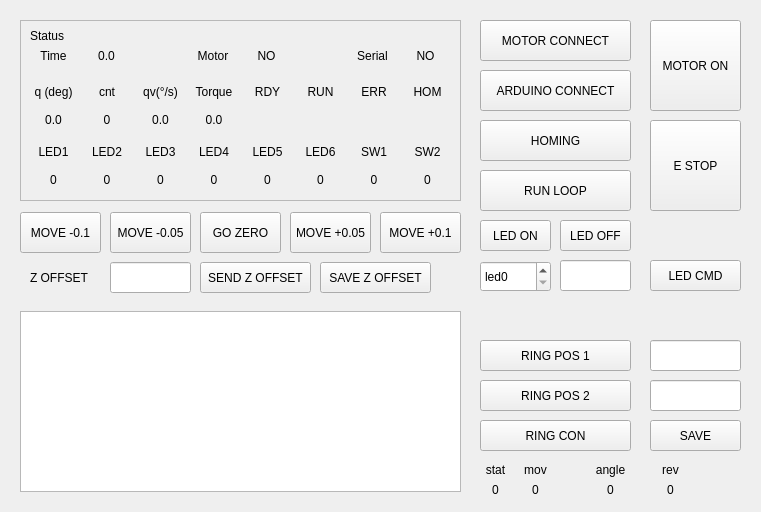
<?xml version="1.0" encoding="UTF-8"?>
<ui version="4.0">
 <class>MainWindow</class>
 <widget class="QMainWindow" name="MainWindow">
  <property name="geometry">
   <rect>
    <x>0</x>
    <y>0</y>
    <width>761</width>
    <height>512</height>
   </rect>
  </property>
  <property name="windowTitle">
   <string>MainWindow</string>
  </property>
  <widget class="QWidget" name="centralwidget">
   <widget class="QFrame" name="frame">
    <property name="geometry">
     <rect>
      <x>20</x>
      <y>20</y>
      <width>441</width>
      <height>181</height>
     </rect>
    </property>
    <property name="frameShape">
     <enum>QFrame::StyledPanel</enum>
    </property>
    <property name="frameShadow">
     <enum>QFrame::Raised</enum>
    </property>
    <widget class="QLabel" name="label_7">
     <property name="geometry">
      <rect>
       <x>10</x>
       <y>10</y>
       <width>56</width>
       <height>12</height>
      </rect>
     </property>
     <property name="text">
      <string>Status</string>
     </property>
    </widget>
    <widget class="QWidget" name="layoutWidget">
     <property name="geometry">
      <rect>
       <x>10</x>
       <y>20</y>
       <width>419</width>
       <height>31</height>
      </rect>
     </property>
     <layout class="QHBoxLayout" name="horizontalLayout_5">
      <item>
       <widget class="QLabel" name="label_5">
        <property name="text">
         <string>Time</string>
        </property>
        <property name="alignment">
         <set>Qt::AlignCenter</set>
        </property>
       </widget>
      </item>
      <item>
       <widget class="QLabel" name="label_time">
        <property name="text">
         <string>0.0</string>
        </property>
        <property name="alignment">
         <set>Qt::AlignCenter</set>
        </property>
       </widget>
      </item>
      <item>
       <widget class="QLabel" name="label_9">
        <property name="text">
         <string/>
        </property>
        <property name="alignment">
         <set>Qt::AlignCenter</set>
        </property>
       </widget>
      </item>
      <item>
       <widget class="QLabel" name="label_14">
        <property name="text">
         <string>Motor</string>
        </property>
        <property name="alignment">
         <set>Qt::AlignCenter</set>
        </property>
       </widget>
      </item>
      <item>
       <widget class="QLabel" name="label_connect">
        <property name="text">
         <string>NO</string>
        </property>
        <property name="alignment">
         <set>Qt::AlignCenter</set>
        </property>
       </widget>
      </item>
      <item>
       <widget class="QLabel" name="label_13">
        <property name="text">
         <string/>
        </property>
        <property name="alignment">
         <set>Qt::AlignCenter</set>
        </property>
       </widget>
      </item>
      <item>
       <widget class="QLabel" name="label_24">
        <property name="text">
         <string>Serial</string>
        </property>
        <property name="alignment">
         <set>Qt::AlignCenter</set>
        </property>
       </widget>
      </item>
      <item>
       <widget class="QLabel" name="label_arduino_status">
        <property name="text">
         <string>NO</string>
        </property>
        <property name="alignment">
         <set>Qt::AlignCenter</set>
        </property>
       </widget>
      </item>
     </layout>
    </widget>
    <widget class="QWidget" name="horizontalLayoutWidget">
     <property name="geometry">
      <rect>
       <x>10</x>
       <y>60</y>
       <width>421</width>
       <height>51</height>
      </rect>
     </property>
     <layout class="QHBoxLayout" name="horizontalLayout_2">
      <item>
       <layout class="QVBoxLayout" name="verticalLayout_2">
        <item>
         <widget class="QLabel" name="label_3">
          <property name="text">
           <string>q (deg)</string>
          </property>
          <property name="alignment">
           <set>Qt::AlignCenter</set>
          </property>
         </widget>
        </item>
        <item>
         <widget class="QLabel" name="label_q">
          <property name="text">
           <string>0.0</string>
          </property>
          <property name="alignment">
           <set>Qt::AlignCenter</set>
          </property>
         </widget>
        </item>
       </layout>
      </item>
      <item>
       <layout class="QVBoxLayout" name="verticalLayout_4">
        <item>
         <widget class="QLabel" name="label_8">
          <property name="text">
           <string>cnt</string>
          </property>
          <property name="alignment">
           <set>Qt::AlignCenter</set>
          </property>
         </widget>
        </item>
        <item>
         <widget class="QLabel" name="label_cnt">
          <property name="text">
           <string>0</string>
          </property>
          <property name="alignment">
           <set>Qt::AlignCenter</set>
          </property>
         </widget>
        </item>
       </layout>
      </item>
      <item>
       <layout class="QVBoxLayout" name="verticalLayout_5">
        <item>
         <widget class="QLabel" name="label_4">
          <property name="text">
           <string>qv(°/s)</string>
          </property>
          <property name="alignment">
           <set>Qt::AlignCenter</set>
          </property>
         </widget>
        </item>
        <item>
         <widget class="QLabel" name="label_qdot">
          <property name="text">
           <string>0.0</string>
          </property>
          <property name="alignment">
           <set>Qt::AlignCenter</set>
          </property>
         </widget>
        </item>
       </layout>
      </item>
      <item>
       <layout class="QVBoxLayout" name="verticalLayout_6">
        <item>
         <widget class="QLabel" name="label_6">
          <property name="text">
           <string>Torque</string>
          </property>
          <property name="alignment">
           <set>Qt::AlignCenter</set>
          </property>
         </widget>
        </item>
        <item>
         <widget class="QLabel" name="label_torque">
          <property name="text">
           <string>0.0</string>
          </property>
          <property name="alignment">
           <set>Qt::AlignCenter</set>
          </property>
         </widget>
        </item>
       </layout>
      </item>
      <item>
       <layout class="QVBoxLayout" name="verticalLayout_7">
        <item>
         <widget class="QLabel" name="label_10">
          <property name="text">
           <string>RDY</string>
          </property>
          <property name="alignment">
           <set>Qt::AlignCenter</set>
          </property>
         </widget>
        </item>
        <item>
         <widget class="QLabel" name="label_rdy">
          <property name="text">
           <string/>
          </property>
          <property name="alignment">
           <set>Qt::AlignCenter</set>
          </property>
         </widget>
        </item>
       </layout>
      </item>
      <item>
       <layout class="QVBoxLayout" name="verticalLayout_8">
        <item>
         <widget class="QLabel" name="label_11">
          <property name="text">
           <string>RUN</string>
          </property>
          <property name="alignment">
           <set>Qt::AlignCenter</set>
          </property>
         </widget>
        </item>
        <item>
         <widget class="QLabel" name="label_run">
          <property name="text">
           <string/>
          </property>
          <property name="alignment">
           <set>Qt::AlignCenter</set>
          </property>
         </widget>
        </item>
       </layout>
      </item>
      <item>
       <layout class="QVBoxLayout" name="verticalLayout_3">
        <item>
         <widget class="QLabel" name="label_12">
          <property name="text">
           <string>ERR</string>
          </property>
          <property name="alignment">
           <set>Qt::AlignCenter</set>
          </property>
         </widget>
        </item>
        <item>
         <widget class="QLabel" name="label_err">
          <property name="text">
           <string/>
          </property>
          <property name="alignment">
           <set>Qt::AlignCenter</set>
          </property>
         </widget>
        </item>
       </layout>
      </item>
      <item>
       <layout class="QVBoxLayout" name="verticalLayout_9">
        <item>
         <widget class="QLabel" name="label_15">
          <property name="text">
           <string>HOM</string>
          </property>
          <property name="alignment">
           <set>Qt::AlignCenter</set>
          </property>
         </widget>
        </item>
        <item>
         <widget class="QLabel" name="label_hom">
          <property name="text">
           <string/>
          </property>
          <property name="alignment">
           <set>Qt::AlignCenter</set>
          </property>
         </widget>
        </item>
       </layout>
      </item>
     </layout>
    </widget>
    <widget class="QWidget" name="horizontalLayoutWidget_2">
     <property name="geometry">
      <rect>
       <x>10</x>
       <y>120</y>
       <width>421</width>
       <height>51</height>
      </rect>
     </property>
     <layout class="QHBoxLayout" name="horizontalLayout_3">
      <item>
       <layout class="QVBoxLayout" name="verticalLayout_10">
        <item>
         <widget class="QLabel" name="label_16">
          <property name="text">
           <string>LED1</string>
          </property>
          <property name="alignment">
           <set>Qt::AlignCenter</set>
          </property>
         </widget>
        </item>
        <item>
         <widget class="QLabel" name="label_led1">
          <property name="text">
           <string>0</string>
          </property>
          <property name="alignment">
           <set>Qt::AlignCenter</set>
          </property>
         </widget>
        </item>
       </layout>
      </item>
      <item>
       <layout class="QVBoxLayout" name="verticalLayout_11">
        <item>
         <widget class="QLabel" name="label_17">
          <property name="text">
           <string>LED2</string>
          </property>
          <property name="alignment">
           <set>Qt::AlignCenter</set>
          </property>
         </widget>
        </item>
        <item>
         <widget class="QLabel" name="label_led2">
          <property name="text">
           <string>0</string>
          </property>
          <property name="alignment">
           <set>Qt::AlignCenter</set>
          </property>
         </widget>
        </item>
       </layout>
      </item>
      <item>
       <layout class="QVBoxLayout" name="verticalLayout_12">
        <item>
         <widget class="QLabel" name="label_18">
          <property name="text">
           <string>LED3</string>
          </property>
          <property name="alignment">
           <set>Qt::AlignCenter</set>
          </property>
         </widget>
        </item>
        <item>
         <widget class="QLabel" name="label_led3">
          <property name="text">
           <string>0</string>
          </property>
          <property name="alignment">
           <set>Qt::AlignCenter</set>
          </property>
         </widget>
        </item>
       </layout>
      </item>
      <item>
       <layout class="QVBoxLayout" name="verticalLayout_13">
        <item>
         <widget class="QLabel" name="label_19">
          <property name="text">
           <string>LED4</string>
          </property>
          <property name="alignment">
           <set>Qt::AlignCenter</set>
          </property>
         </widget>
        </item>
        <item>
         <widget class="QLabel" name="label_led4">
          <property name="text">
           <string>0</string>
          </property>
          <property name="alignment">
           <set>Qt::AlignCenter</set>
          </property>
         </widget>
        </item>
       </layout>
      </item>
      <item>
       <layout class="QVBoxLayout" name="verticalLayout_14">
        <item>
         <widget class="QLabel" name="label_20">
          <property name="text">
           <string>LED5</string>
          </property>
          <property name="alignment">
           <set>Qt::AlignCenter</set>
          </property>
         </widget>
        </item>
        <item>
         <widget class="QLabel" name="label_led5">
          <property name="text">
           <string>0</string>
          </property>
          <property name="alignment">
           <set>Qt::AlignCenter</set>
          </property>
         </widget>
        </item>
       </layout>
      </item>
      <item>
       <layout class="QVBoxLayout" name="verticalLayout_15">
        <item>
         <widget class="QLabel" name="label_21">
          <property name="text">
           <string>LED6</string>
          </property>
          <property name="alignment">
           <set>Qt::AlignCenter</set>
          </property>
         </widget>
        </item>
        <item>
         <widget class="QLabel" name="label_led6">
          <property name="text">
           <string>0</string>
          </property>
          <property name="alignment">
           <set>Qt::AlignCenter</set>
          </property>
         </widget>
        </item>
       </layout>
      </item>
      <item>
       <layout class="QVBoxLayout" name="verticalLayout_16">
        <item>
         <widget class="QLabel" name="label_22">
          <property name="text">
           <string>SW1</string>
          </property>
          <property name="alignment">
           <set>Qt::AlignCenter</set>
          </property>
         </widget>
        </item>
        <item>
         <widget class="QLabel" name="label_sw1">
          <property name="text">
           <string>0</string>
          </property>
          <property name="alignment">
           <set>Qt::AlignCenter</set>
          </property>
         </widget>
        </item>
       </layout>
      </item>
      <item>
       <layout class="QVBoxLayout" name="verticalLayout_17">
        <item>
         <widget class="QLabel" name="label_23">
          <property name="text">
           <string>SW2</string>
          </property>
          <property name="alignment">
           <set>Qt::AlignCenter</set>
          </property>
         </widget>
        </item>
        <item>
         <widget class="QLabel" name="label_sw2">
          <property name="text">
           <string>0</string>
          </property>
          <property name="alignment">
           <set>Qt::AlignCenter</set>
          </property>
         </widget>
        </item>
       </layout>
      </item>
     </layout>
    </widget>
   </widget>
   <widget class="QPushButton" name="pushButton_connect">
    <property name="geometry">
     <rect>
      <x>480</x>
      <y>20</y>
      <width>151</width>
      <height>41</height>
     </rect>
    </property>
    <property name="text">
     <string>MOTOR CONNECT</string>
    </property>
   </widget>
   <widget class="QPushButton" name="pushButton_runloop">
    <property name="geometry">
     <rect>
      <x>480</x>
      <y>170</y>
      <width>151</width>
      <height>41</height>
     </rect>
    </property>
    <property name="text">
     <string>RUN LOOP</string>
    </property>
   </widget>
   <widget class="QPushButton" name="pushButton_estop">
    <property name="geometry">
     <rect>
      <x>650</x>
      <y>120</y>
      <width>91</width>
      <height>91</height>
     </rect>
    </property>
    <property name="text">
     <string>E STOP</string>
    </property>
   </widget>
   <widget class="QPushButton" name="pushButton_homing">
    <property name="geometry">
     <rect>
      <x>480</x>
      <y>120</y>
      <width>151</width>
      <height>41</height>
     </rect>
    </property>
    <property name="text">
     <string>HOMING</string>
    </property>
   </widget>
   <widget class="QPushButton" name="pushButton_gozero">
    <property name="geometry">
     <rect>
      <x>200</x>
      <y>212</y>
      <width>81</width>
      <height>41</height>
     </rect>
    </property>
    <property name="text">
     <string>GO ZERO</string>
    </property>
   </widget>
   <widget class="QLineEdit" name="lineEdit">
    <property name="geometry">
     <rect>
      <x>110</x>
      <y>262</y>
      <width>81</width>
      <height>31</height>
     </rect>
    </property>
   </widget>
   <widget class="QLabel" name="label">
    <property name="geometry">
     <rect>
      <x>30</x>
      <y>262</y>
      <width>71</width>
      <height>31</height>
     </rect>
    </property>
    <property name="text">
     <string>Z OFFSET</string>
    </property>
   </widget>
   <widget class="QPushButton" name="pushButton_zoffset">
    <property name="geometry">
     <rect>
      <x>200</x>
      <y>262</y>
      <width>111</width>
      <height>31</height>
     </rect>
    </property>
    <property name="text">
     <string>SEND Z OFFSET</string>
    </property>
   </widget>
   <widget class="QPushButton" name="pushButton_m2">
    <property name="geometry">
     <rect>
      <x>290</x>
      <y>212</y>
      <width>81</width>
      <height>41</height>
     </rect>
    </property>
    <property name="text">
     <string>MOVE +0.05</string>
    </property>
   </widget>
   <widget class="QPushButton" name="pushButton_m1">
    <property name="geometry">
     <rect>
      <x>110</x>
      <y>212</y>
      <width>81</width>
      <height>41</height>
     </rect>
    </property>
    <property name="text">
     <string>MOVE -0.05</string>
    </property>
   </widget>
   <widget class="QPushButton" name="pushButton_m3">
    <property name="geometry">
     <rect>
      <x>380</x>
      <y>212</y>
      <width>81</width>
      <height>41</height>
     </rect>
    </property>
    <property name="text">
     <string>MOVE +0.1</string>
    </property>
   </widget>
   <widget class="QPushButton" name="pushButton_m0">
    <property name="geometry">
     <rect>
      <x>20</x>
      <y>212</y>
      <width>81</width>
      <height>41</height>
     </rect>
    </property>
    <property name="text">
     <string>MOVE -0.1</string>
    </property>
   </widget>
   <widget class="QPushButton" name="pushButton_zoffset_save">
    <property name="geometry">
     <rect>
      <x>320</x>
      <y>262</y>
      <width>111</width>
      <height>31</height>
     </rect>
    </property>
    <property name="text">
     <string>SAVE Z OFFSET</string>
    </property>
   </widget>
   <widget class="QPushButton" name="pushButton_motoron">
    <property name="geometry">
     <rect>
      <x>650</x>
      <y>20</y>
      <width>91</width>
      <height>91</height>
     </rect>
    </property>
    <property name="text">
     <string>MOTOR ON</string>
    </property>
   </widget>
   <widget class="QPushButton" name="pushButton_arduino_connect">
    <property name="geometry">
     <rect>
      <x>480</x>
      <y>70</y>
      <width>151</width>
      <height>41</height>
     </rect>
    </property>
    <property name="text">
     <string>ARDUINO CONNECT</string>
    </property>
   </widget>
   <widget class="QTextBrowser" name="textBrowser">
    <property name="geometry">
     <rect>
      <x>20</x>
      <y>311</y>
      <width>441</width>
      <height>181</height>
     </rect>
    </property>
   </widget>
   <widget class="QPushButton" name="pushButton_ledon">
    <property name="geometry">
     <rect>
      <x>480</x>
      <y>220</y>
      <width>71</width>
      <height>31</height>
     </rect>
    </property>
    <property name="text">
     <string>LED ON</string>
    </property>
   </widget>
   <widget class="QPushButton" name="pushButton_ledoff">
    <property name="geometry">
     <rect>
      <x>560</x>
      <y>220</y>
      <width>71</width>
      <height>31</height>
     </rect>
    </property>
    <property name="text">
     <string>LED OFF</string>
    </property>
   </widget>
   <widget class="QLineEdit" name="lineEdit_led">
    <property name="geometry">
     <rect>
      <x>560</x>
      <y>260</y>
      <width>71</width>
      <height>31</height>
     </rect>
    </property>
   </widget>
   <widget class="QPushButton" name="pushButton_ledcmd">
    <property name="geometry">
     <rect>
      <x>650</x>
      <y>260</y>
      <width>91</width>
      <height>31</height>
     </rect>
    </property>
    <property name="text">
     <string>LED CMD</string>
    </property>
   </widget>
   <widget class="QSpinBox" name="spinBox_led">
    <property name="geometry">
     <rect>
      <x>480</x>
      <y>261</y>
      <width>71</width>
      <height>31</height>
     </rect>
    </property>
    <property name="prefix">
     <string>led</string>
    </property>
    <property name="maximum">
     <number>5</number>
    </property>
   </widget>
   <widget class="QPushButton" name="pushButton_ringp1">
    <property name="geometry">
     <rect>
      <x>480</x>
      <y>340</y>
      <width>151</width>
      <height>31</height>
     </rect>
    </property>
    <property name="text">
     <string>RING POS 1</string>
    </property>
   </widget>
   <widget class="QPushButton" name="pushButton_ringp2">
    <property name="geometry">
     <rect>
      <x>480</x>
      <y>380</y>
      <width>151</width>
      <height>31</height>
     </rect>
    </property>
    <property name="text">
     <string>RING POS 2</string>
    </property>
   </widget>
   <widget class="QLineEdit" name="lineEdit_ringpos1">
    <property name="geometry">
     <rect>
      <x>650</x>
      <y>340</y>
      <width>91</width>
      <height>31</height>
     </rect>
    </property>
   </widget>
   <widget class="QLineEdit" name="lineEidit_ringpos2">
    <property name="geometry">
     <rect>
      <x>650</x>
      <y>380</y>
      <width>91</width>
      <height>31</height>
     </rect>
    </property>
   </widget>
   <widget class="QPushButton" name="pushButton_ringpos_save">
    <property name="geometry">
     <rect>
      <x>650</x>
      <y>420</y>
      <width>91</width>
      <height>31</height>
     </rect>
    </property>
    <property name="text">
     <string>SAVE</string>
    </property>
   </widget>
   <widget class="QPushButton" name="pushButton_ringc">
    <property name="geometry">
     <rect>
      <x>480</x>
      <y>420</y>
      <width>151</width>
      <height>31</height>
     </rect>
    </property>
    <property name="text">
     <string>RING CON</string>
    </property>
   </widget>
   <widget class="QLabel" name="label_ring_status">
    <property name="geometry">
     <rect>
      <x>480</x>
      <y>480</y>
      <width>31</width>
      <height>20</height>
     </rect>
    </property>
    <property name="text">
     <string>0</string>
    </property>
    <property name="alignment">
     <set>Qt::AlignCenter</set>
    </property>
   </widget>
   <widget class="QLabel" name="label_ring_angle">
    <property name="geometry">
     <rect>
      <x>590</x>
      <y>480</y>
      <width>41</width>
      <height>20</height>
     </rect>
    </property>
    <property name="text">
     <string>0</string>
    </property>
    <property name="alignment">
     <set>Qt::AlignCenter</set>
    </property>
   </widget>
   <widget class="QLabel" name="label_ring_moving">
    <property name="geometry">
     <rect>
      <x>520</x>
      <y>480</y>
      <width>31</width>
      <height>20</height>
     </rect>
    </property>
    <property name="text">
     <string>0</string>
    </property>
    <property name="alignment">
     <set>Qt::AlignCenter</set>
    </property>
   </widget>
   <widget class="QLabel" name="label_ring_position">
    <property name="geometry">
     <rect>
      <x>650</x>
      <y>480</y>
      <width>41</width>
      <height>20</height>
     </rect>
    </property>
    <property name="text">
     <string>0</string>
    </property>
    <property name="alignment">
     <set>Qt::AlignCenter</set>
    </property>
   </widget>
   <widget class="QLabel" name="label_ring_angle_2">
    <property name="geometry">
     <rect>
      <x>590</x>
      <y>460</y>
      <width>41</width>
      <height>20</height>
     </rect>
    </property>
    <property name="text">
     <string>angle</string>
    </property>
    <property name="alignment">
     <set>Qt::AlignCenter</set>
    </property>
   </widget>
   <widget class="QLabel" name="label_ring_angle_3">
    <property name="geometry">
     <rect>
      <x>520</x>
      <y>460</y>
      <width>31</width>
      <height>20</height>
     </rect>
    </property>
    <property name="text">
     <string>mov</string>
    </property>
    <property name="alignment">
     <set>Qt::AlignCenter</set>
    </property>
   </widget>
   <widget class="QLabel" name="label_ring_position_2">
    <property name="geometry">
     <rect>
      <x>650</x>
      <y>460</y>
      <width>41</width>
      <height>20</height>
     </rect>
    </property>
    <property name="text">
     <string>rev</string>
    </property>
    <property name="alignment">
     <set>Qt::AlignCenter</set>
    </property>
   </widget>
   <widget class="QLabel" name="label_ring_angle_4">
    <property name="geometry">
     <rect>
      <x>480</x>
      <y>460</y>
      <width>31</width>
      <height>20</height>
     </rect>
    </property>
    <property name="text">
     <string>stat</string>
    </property>
    <property name="alignment">
     <set>Qt::AlignCenter</set>
    </property>
   </widget>
  </widget>
 </widget>
 <resources/>
 <connections/>
</ui>
